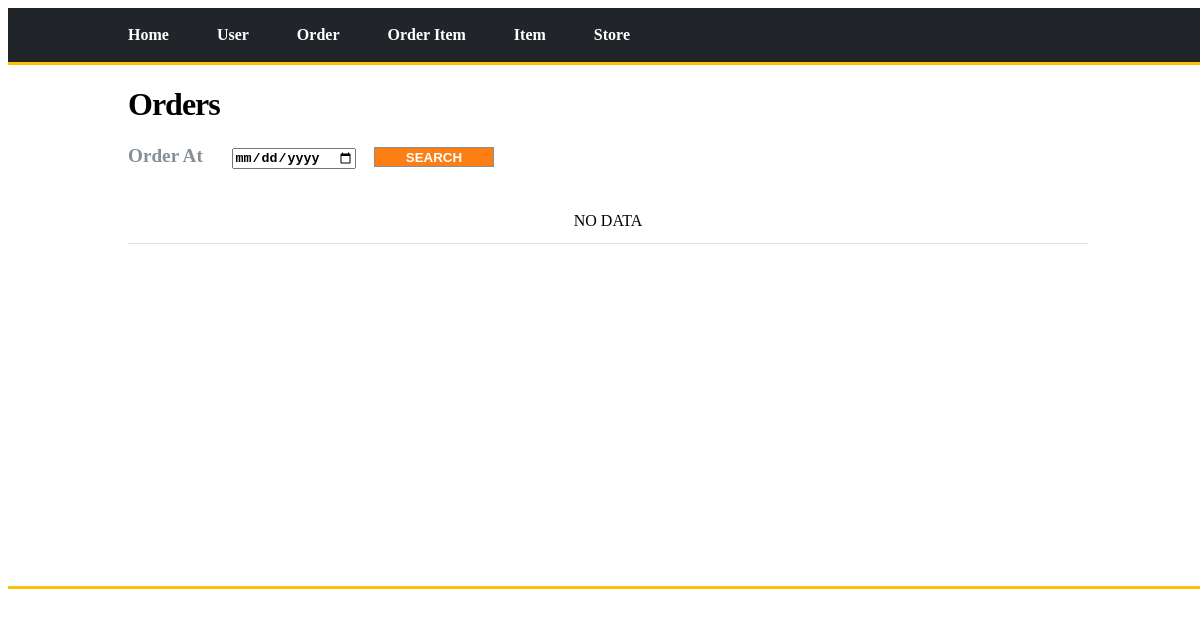
Page /order/board/list on the earlier database version.
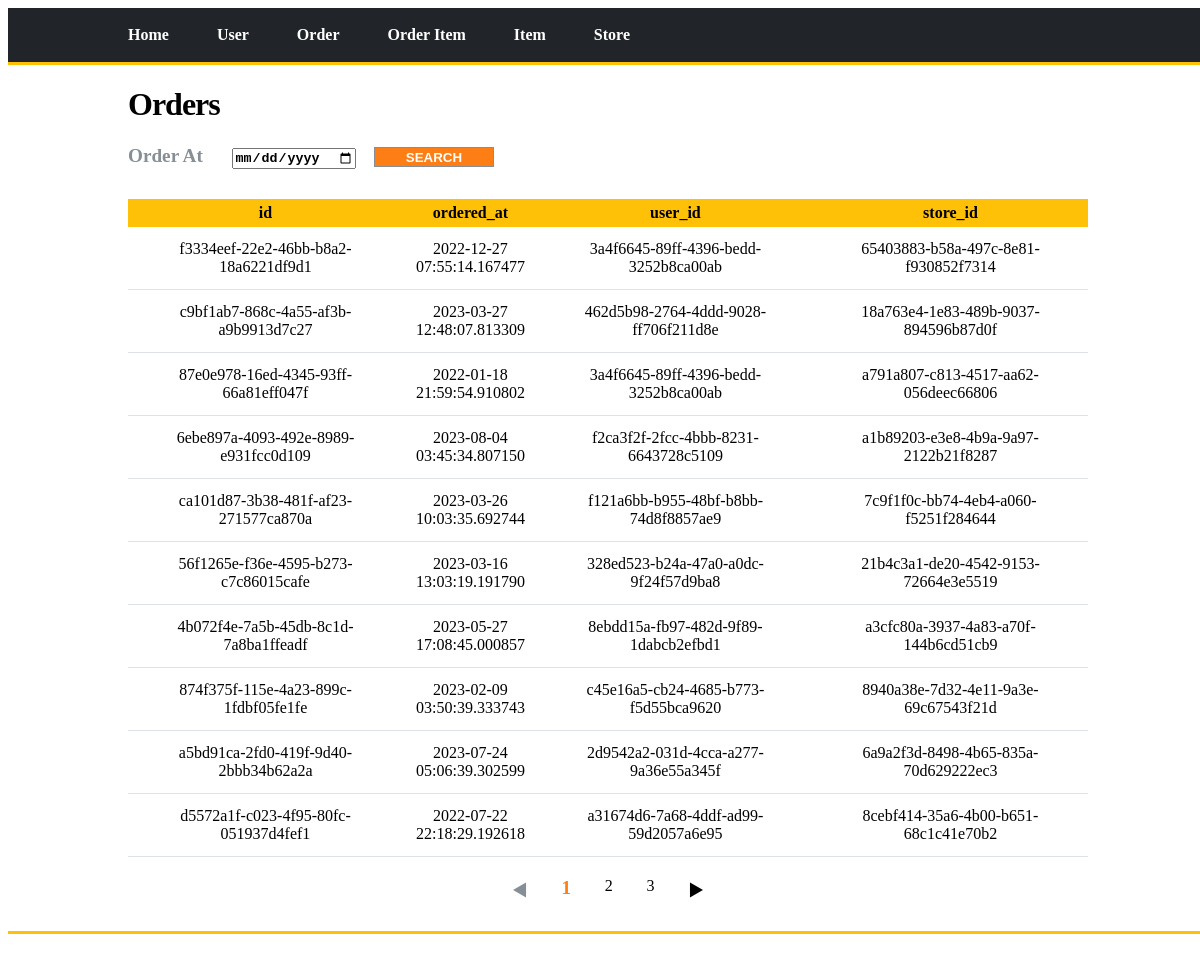
Same page on the later database version.
### tables this page shows
CREATE TABLE "order" (
        id TEXT PRIMARY KEY,
        ordered_at TEXT NOT NULL,
        user_id TEXT NOT NULL,
        store_id TEXT NOT NULL,
        FOREIGN KEY(user_id) REFERENCES user(id),
        FOREIGN KEY(store_id) REFERENCES store(id)
);

### view/order_view.py (the view)
@order_bp.route("/board/list")
def order_board_list():
    print('----------------------------view-order : @order_bp.route("/order/board/list")')
    page_num = request.args.get("page_num", type=int, default=1)
    order_at = request.args.get("order_at", type=str, default="no search")
    result = []
    if order_at == 'no search' :
        result = order_service.read_all()
    elif (len(order_at) != 0) :
        result = order_service.read_order_date(order_at)
    total_page, page_list, page_datas = get_page_info(page_num, 10, 3, result) # 현재 페이지 번호, 노출 게시물 개수, 노출 페이지 간격, 게시물 데이터
    response = render_template("order/board/list.html", datas=result, total_page = total_page, page_list=page_list, page_datas=page_datas, page_num=page_num, order_at = order_at)
    return response

### service/execute_sql_service/execute_sql_service.py (called while the page is built)
    def get_conn_cursor(self) :
        conn = sqlite3.connect("db/crm.db")
        cursor = conn.cursor()
        return conn, cursor

    def execute_sql(self, type_, sql, args = None) :
        conn, cursor = self.get_conn_cursor()
        result = None
        if (type_ == DML.SELECT) or (type_ == DML.SELECTONE) :
            result = None
            if type_ == DML.SELECT :
                result = self.fetchall_as_dict(cursor, sql, args)
            else :
                result = self.fetchone_as_dict(cursor, sql, args)
            conn.close()
            return result
        else :
            cursor.execute(sql, args)
            conn.commit()
        conn.close()

    def fetchall_as_dict(self, cursor, sql, args):
        if args != None:
            cursor.execute(sql, args)
        else :
            cursor.execute(sql)
        columns = [column[0] for column in cursor.description]  #[컬럼명, ...]
        rows = cursor.fetchall()
        result = []
        for row in rows:
            result.append(dict(zip(columns, row)))  # key : value = column : column value
        return result

### service/execute_sql_service/order_execute_sql_service.py (called while the page is built)
    def read_all(self):
        print('----------------------------service-order : read_all()')
        sql = """SELECT * FROM "order" """
        result = self.execute_sql(DML.SELECT, sql)
        return result

### view/paging.py (called while the page is built)
def get_page_info(page_num, per_page, interval, datas): #현재 페이지 번호, 노출할 게시물 개수, 노출할 페이지 번호 간격, 게시데이터
    cur_page_list = []
    page_datas = None
    total_page = get_total_page(per_page, len(datas)) # 전체 페이지 번호 개수 구하기
    total_page_list = list(range(1, total_page+1)) #  # 전체 페이지 번호를 리스트화 하기(1~전체 int페이지를 담은 리스트)
    separated_page_list = get_crop_page(total_page_list, interval) # 페이지에 노출할 페이지 범위만큼 자른 리스트를 요소로 하는 리스트 얻기
    cur_page_list = check_current_page_belongs(page_num, separated_page_list) #현재 페이지가 어느 요소에 속하는 지 검사
    page_datas = get_current_page_datas(page_num, per_page, datas)  #현재 페이지의 데이터 get
    return (total_page, cur_page_list, page_datas)

def get_total_page(per_page, len_datas):
    total_page = 0
    total_page=math.ceil(len_datas/per_page)
    return total_page

def get_crop_page(page_list, interval) :
    result = [page_list[ i : i + interval ] for i in range( 0, len(page_list), interval )]
    return result

def check_current_page_belongs(cur_page, page_list):
    result = None
    for page in page_list :
        if cur_page in page :
            result = page
    return result

### templates/order/board/list.html (shortened to what this page needs)
<!DOCTYPE html>
<html lang="ko">
<head>
</head>
    <body>
        <div id="root">
            <header>
                <nav class="nav">
                    <ul>
                        <li><a href="/">Home</a></li>
                        <li><a href="/user/board/list">User</a></li>
                        <li><a href="/order/board/list">Order</a></li>
                        <li><a href="/order-item/board/list">Order Item</a></li>
                        <li><a href="/item/board/list">Item</a></li>
                        <li><a href="/store/board/list">Store</a></li>
                    </ul>
                </nav>
            </header>
            <div class="border"> </div>
            <main id = "main">
                <h1 class="board_name">Orders</h1>
                <section class="main_content">
                    <div class="search_bar">
                        <form action="{{url_for('order.order_board_list')}}" method="get">
                            <label for="order_at">Order At </label>
                            {% if name == "no search" %}
                            <input type="date" name="order_at" id="order_at" />
                            {% else %}
                            <input type="date" name="order_at" id="order_at"  value="{{order_at}}" style="font-weight: 600;"/>
                            {% endif %}
                            <input type="submit" value="SEARCH">
                        </form>
                    </div>
                    <div class="board_content">
                        <div>
                            <table>
                                <col width="30%"></col>
                                <col width="10%"></col>
                                <col width="30%"></col>
                                <col width="30%"></col>
                                {% if page_datas %}
                                {% set header = page_datas[0].keys() %}
                                <tr>
                                    {% for value in header %}
                                    <th>{{value}}</th>
                                    {% endfor %}
                                </tr>
                                    {% for page_data in page_datas %}
                                    {% set id = page_data['id'] %}
                                    <tr onclick = window.location.href="{{ url_for('order.order_board_detail', id=id) }}">
                                        {% for key, value in page_data.items() %}
                                            <td>{{value}}</td>
                                        {% endfor %}
                                    </tr>
                                    {% endfor %}
                                {% else %}
                                    <tr><td colspan="5">NO DATA</td></tr>
                                {% endif %}
                            </table>
                        </div>
                        <div class="board_paging">
                            <ul type="none">
                                {% if page_list  %}
                                    {% if page_list[0] == 1 %}
                                    <li><a style="color:var(--bs-gray-600);">◀</a></li>
                                    {% else %}
                                    {% set pre_page_num = page_list[0]-3 %}
                                    <li><a class="pre_page_btn" href="{{ url_for('order.order_board_list', page_num=pre_page_num, order_at = order_at) }}">◀</a></li>
                                    {% endif %}
                                {% endif %}
                                {% if page_list != None %}
                                    {% for page in page_list %}
                                        {% if page == page_num %}
                                        <li><a class="current_page" href="{{ url_for('order.order_board_list', page_num=page, order_at = order_at) }}">{{page}}</a></li>
                                        {% else %}
                                        <li><a class="page_num" href="{{ url_for('order.order_board_list', page_num=page, order_at = order_at) }}">{{page}}</a></li>
                                        {% endif %}
                                    {%endfor%}
                                {% endif %}
                                {% if page_list  %}
                                    {% set page_length = page_list | length %}
                                    {% set page_index = page_length-1 %}
                                    {% set next_page_num = page_list[page_index]+1 %}
                                    {% if page_list[page_index] == total_page %}
                                    <li><a style="color:var(--bs-gray-600); cursor:default">▶</a></li>
                                    {% else %}
                                    <li><a class="next_page_btn" href="{{ url_for('order.order_board_list', page_num=next_page_num, order_at = order_at) }}">▶</a></li>
                                    {% endif %}
                                {% endif %}
                            </ul>
                        </div>
                    </div>
                </section>
        </main>
        <div class="border" style="margin-bottom:50px;"> </div>
    </div>
    </body>
</html>

### templates/order/board/list.html (style rules this page uses)
:root { --bs-blue: #0d6efd; --bs-indigo: #6610f2; --bs-purple: #6f42c1; --bs-pink: #d63384; --bs-red: #dc3545; --bs-orange: #fd7e14; --bs-yellow: #ffc107; --bs-green: #198754; --bs-teal: #20c997; --bs-cyan: #0dcaf0; --bs-white: #fff; --bs-gray: #868e96; --bs-gray-dark: #343a40; --bs-gray-100: #f1f3f5; --bs-gray-200: #e9ecef; --bs-gray-300: #dee2e6; --bs-gray-400: #ced4da; --bs-gray-500: #adb5bd; --bs-gray-600: #868e96; --bs-gray-700: #495057; --bs-gray-800: #343a40; --bs-gray-900: #212529; --bs-primary: #00c471; --bs-secondary: #343a40; --bs-success: #198754; --bs-info: #0d6efd; --bs-warning: #ffc107; --bs-danger: #dc3545; --bs-light: #f1f3f5; --bs-dark: #212529; --bs-body-bg: #fff; }
html, body { width: 100%; }
a { text-decoration: none; color : inherit; }
li { list-style: none; }
nav.nav ul { margin : 0 auto; display: flex; justify-content: flex-start; padding: 1.5% 10%; }
.border { border-bottom: 3px solid var(--bs-warning); }
nav.nav ul li { margin-right : 5%; }
nav.nav { background-color: var(--bs-dark); color : var(--bs-white); font-weight : 800; cursor: pointer; }
div.search_bar { margin-bottom : 2%; }
main#main { width: 80%; margin : 0 auto; min-height: 500px; }
.board_name { font-weight: 800;letter-spacing: -1px; }
.board_content table { width:100%; margin-top : 30px; border-collapse : collapse; }
.board_content table th { background-color: var(--bs-yellow); padding : 5px; }
.board_content table td { padding : 13px; text-align: center; border-bottom: 1px solid var(--bs-gray-300); }
.search_bar form label { font-size: 1.2em; font-weight: 600; color : var(--bs-gray-600) }
.main_content .search_bar form input[type=submit] { cursor: pointer; width : 120px; background-color: var(--bs-orange); color: var(--bs-white); text-align: center; height : 20px; font-weight: 600; border : 1px solid var(--bs-gray-600); }
.board_paging { margin : 10px auto 20px; }
.board_paging ul { display: flex; justify-content: space-between; padding: 10px 40%; margin: 0; }
.board_paging li { list-style-type: none; }
.board_paging ul li .page_num:hover, .pre_page_btn:hover, .next_page_btn:hover, .current_page { color : var(--bs-orange); font-weight: 600; font-size: 1.2em; }

Differences in the rows shown:
added order: id "f3334eef-22e2-46bb-b8a2-18a6221df9d1", ordered_at "2022-12-27 07:55:14.167477", user "3a4f6645-89ff-4396-bedd-3252b8ca00ab", store "65403883-b58a-497c-8e81-f930852f7314"
added order: id "c9bf1ab7-868c-4a55-af3b-a9b9913d7c27", ordered_at "2023-03-27 12:48:07.813309", user "462d5b98-2764-4ddd-9028-ff706f211d8e", store "18a763e4-1e83-489b-9037-894596b87d0f"
added order: id "87e0e978-16ed-4345-93ff-66a81eff047f", ordered_at "2022-01-18 21:59:54.910802", user "3a4f6645-89ff-4396-bedd-3252b8ca00ab", store "a791a807-c813-4517-aa62-056deec66806"
added order: id "6ebe897a-4093-492e-8989-e931fcc0d109", ordered_at "2023-08-04 03:45:34.807150", user "f2ca3f2f-2fcc-4bbb-8231-6643728c5109", store "a1b89203-e3e8-4b9a-9a97-2122b21f8287"
added order: id "ca101d87-3b38-481f-af23-271577ca870a", ordered_at "2023-03-26 10:03:35.692744", user "f121a6bb-b955-48bf-b8bb-74d8f8857ae9", store "7c9f1f0c-bb74-4eb4-a060-f5251f284644"
added order: id "56f1265e-f36e-4595-b273-c7c86015cafe", ordered_at "2023-03-16 13:03:19.191790", user "328ed523-b24a-47a0-a0dc-9f24f57d9ba8", store "21b4c3a1-de20-4542-9153-72664e3e5519"
added order: id "4b072f4e-7a5b-45db-8c1d-7a8ba1ffeadf", ordered_at "2023-05-27 17:08:45.000857", user "8ebdd15a-fb97-482d-9f89-1dabcb2efbd1", store "a3cfc80a-3937-4a83-a70f-144b6cd51cb9"
added order: id "874f375f-115e-4a23-899c-1fdbf05fe1fe", ordered_at "2023-02-09 03:50:39.333743", user "c45e16a5-cb24-4685-b773-f5d55bca9620", store "8940a38e-7d32-4e11-9a3e-69c67543f21d"
added order: id "a5bd91ca-2fd0-419f-9d40-2bbb34b62a2a", ordered_at "2023-07-24 05:06:39.302599", user "2d9542a2-031d-4cca-a277-9a36e55a345f", store "6a9a2f3d-8498-4b65-835a-70d629222ec3"
added order: id "d5572a1f-c023-4f95-80fc-051937d4fef1", ordered_at "2022-07-22 22:18:29.192618", user "a31674d6-7a68-4ddf-ad99-59d2057a6e95", store "8cebf414-35a6-4b00-b651-68c1c41e70b2"
Other differences:
new list line: "id"
new list line: "ordered_at"
new list line: "user_id"
new list line: "store_id"
text no longer shown: "NO DATA"
new list line: "1"
new list line: "2"
new list line: "3"
